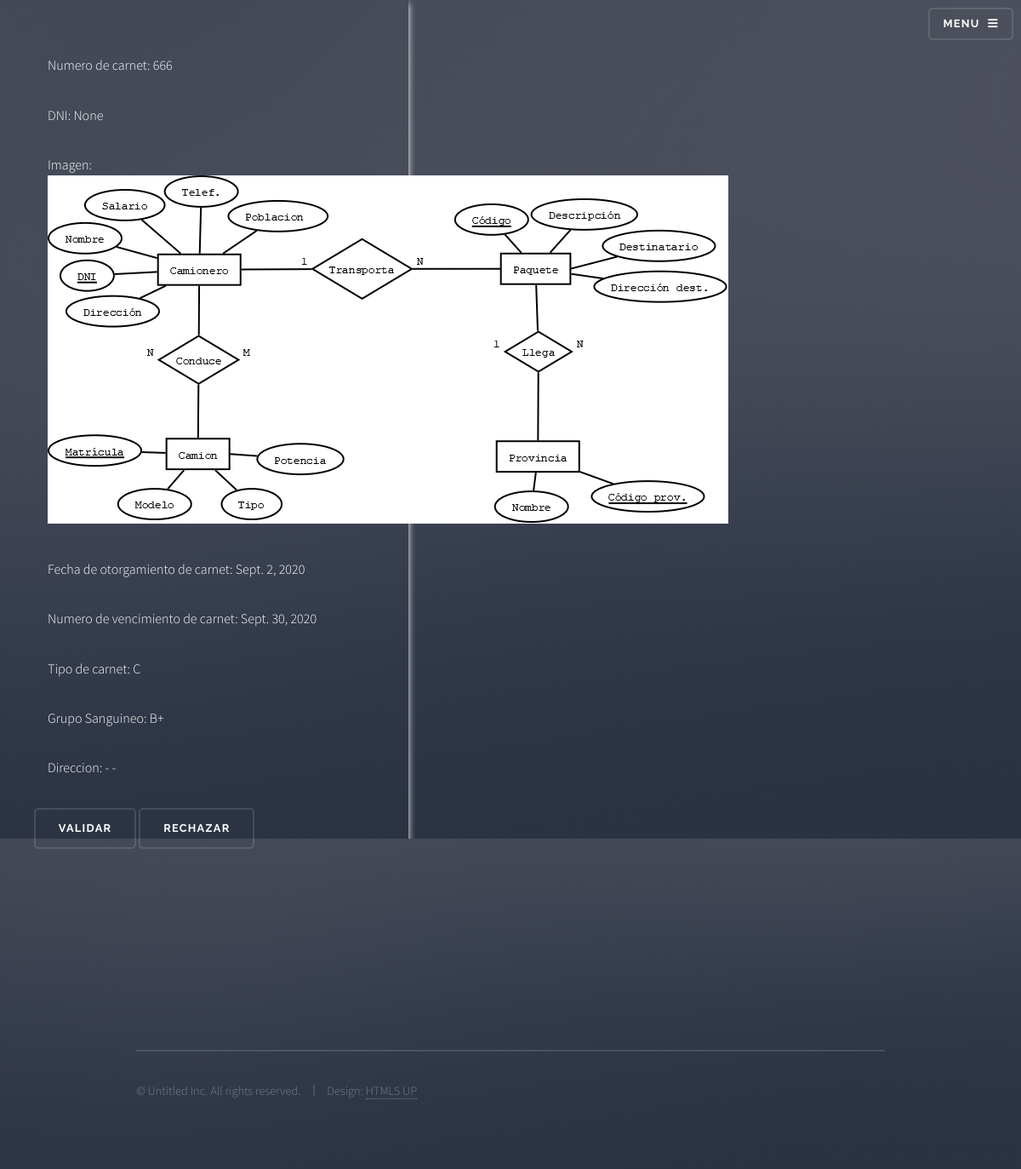
/validar-carnets/6/, run on the app's committed database.
### user/models.py (models this page shows, shortened)
class Carnet(models.Model):
    n_carnet = models.IntegerField()
    foto = models.ImageField(upload_to='media/', null=True,blank=True)
    otorgamiento = models.DateField()
    vencimiento = models.DateField()
    tipo_carnet = models.ForeignKey(TipoCarnet, on_delete=models.PROTECT, null=True)
    donante = models.BooleanField(default=False)
    grupo_s = models.ForeignKey(GrupoSanguineo, on_delete=models.PROTECT, null=True)
    validado = models.BooleanField(default=False, blank=True)
    user = models.ForeignKey(Usuario, on_delete=models.CASCADE, blank=True, null=True, related_name='users')

class Usuario(AbstractUser):
    dni = models.IntegerField(blank=True, null=True)
    nacimiento = models.DateField(blank=True, null=True)
    image = models.ImageField(upload_to='users/%Y/%m/%d', null=True, blank=True)
    nacionalidad = models.ForeignKey(Nacionalidad, on_delete=models.CASCADE, null=True)
    phone = models.IntegerField(blank=True, null=True)
    direccion = models.ForeignKey(Direcciones, on_delete=models.CASCADE, null=True, blank=True)

class TipoCarnet(models.Model):
    tipo = models.CharField(max_length=5)
    def __str__(self):
        return self.tipo

class GrupoSanguineo(models.Model):
    grupo = models.CharField(max_length=3)
    def __str__(self):
        return self.grupo

### AppCarnet/views.py (the view)
# urls.py: path('validar-carnets/<int:pk>/', ValidarCarnet.as_view(), name='validar-carnet'),
class ValidarCarnet(DetailView):
    model = Carnet
    template_name = 'validar-carnet.html'
    def get_context_data(self, *args, **kwargs):
        context = super(ValidarCarnet, self).get_context_data(*args, **kwargs)
        context["carnet"] = Carnet.objects.filter(pk=self.object.pk)
        return context

### AppCarnet/templates/validar-carnet.html (shortened to what this page needs)
{% extends 'base.html' %}
{% load static %}
{% block content %}
<div class="card">
	<form action="{% url 'validated_carnet' %}" method="POST">
		<div class="container">
			<p>Numero de carnet: {{object.n_carnet}}</p>
			<p>DNI: {{object.user.dni}}</p>
			<p>Imagen: <img src="{{object.foto.url}}" alt="Foto del carnet"></p>
			<p>Fecha de otorgamiento de carnet: {{object.otorgamiento}}</p>
			<p>Numero de vencimiento de carnet: {{object.vencimiento}}</p>
			<p>Tipo de carnet: {{object.tipo_carnet}}</p>
			<p>Grupo Sanguineo: {{object.grupo_s}}</p>
			<p>Direccion: {{object.user.direccion.nombre}} - {{object.user.direccion.numero}} - {{object.user.direccion.altura}}</p>
		  </div>
		  <div>
			<input type="submit" value="Validar" name="validar" id="validar_id">
			<input type="submit" value="Rechazar" name="rechazar" id="rechazar_id">
		  </div>
	</form>
  </div>
{% endblock content%}

### AppCarnet/static/assets/css/main.css (style rules this page uses)
html, body, div, span, applet, object, iframe, h1, h2, h3, h4, h5, h6, p, blockquote, pre, a, abbr, acronym, address, big, cite, code, del, dfn, em, img, ins, kbd, q, s, samp, small, strike, strong, sub, sup, tt, var, b, u, i, center, dl, dt, dd, ol, ul, li, fieldset, label, legend, table, caption, tbody, tfoot, thead, tr, th, td, article, aside, canvas, details, embed, figure, figcaption, footer, header, hgroup, menu, nav, output, ruby, section, summary, time, mark, audio, video { margin: 0; padding: 0; border: 0; font-size: 100%; font: inherit; vertical-align: baseline; }
body { line-height: 1; }
form { padding: 50px 60px 60px 40px; }
body { -webkit-text-size-adjust: none; }
input, select, textarea { -moz-appearance: none; -webkit-appearance: none; -ms-appearance: none; appearance: none; }
body { -ms-overflow-style: scrollbar; }
html { box-sizing: border-box; }
*, *:before, *:after { box-sizing: inherit; }
body { background-color: #2e3141; background-image: linear-gradient(to top, rgba(46, 49, 65, 0.8), rgba(46, 49, 65, 0.8)), url("../../images/bg.jpg"); background-size: auto, cover; background-attachment: fixed, fixed; background-position: center, center; }
body, input, select, textarea { color: #ffffff; font-family: "Source Sans Pro", Helvetica, sans-serif; font-size: 16.5pt; font-weight: 300; line-height: 1.65; }
@media screen and (max-width: 1680px) { body, input, select, textarea { font-size: 13pt; } }
@media screen and (max-width: 1280px) { body, input, select, textarea { font-size: 12pt; } }
p { margin: 0 0 2em 0; }
form { margin: 0 0 2em 0; }
form > :last-child { margin-bottom: 0; }
input[type="submit"], input[type="reset"], input[type="button"], button, .button { -moz-appearance: none; -webkit-appearance: none; -ms-appearance: none; appearance: none; -moz-transition: background-color 0.2s ease-in-out; -webkit-transition: background-color 0.2s ease-in-out; -ms-transition: background-color 0.2s ease-in-out; transition: background-color 0.2s ease-in-out; background-color: transparent; border-radius: 5px; border: 0; box-shadow: inset 0 0 0 2px rgba(255, 255, 255, 0.125); color: #ffffff !important; cursor: pointer; display: inline-block; font-family: Raleway, Helvetica, sans-serif; font-size: 0.8em; font-weight: 700; height: 3.75em; letter-spacing: 0.1em; line-height: 3.75em; padding: 0 2.25em; text-align: center; text-decoration: none; text-transform: uppercase; white-space: nowrap; }

### AppCarnet/templates/validar-carnet.html (style rules this page uses)
.card { box-shadow: 0 4px 8px 0; transition: 0.3s; width: 40%; }
.container { padding: 2px 16px; }

### data on the page
Carnet: n_carnet "666", user.dni "None", foto (picture), otorgamiento "Sept. 2, 2020", vencimiento "Sept. 30, 2020", tipo_carnet "C", grupo_s "B+"
